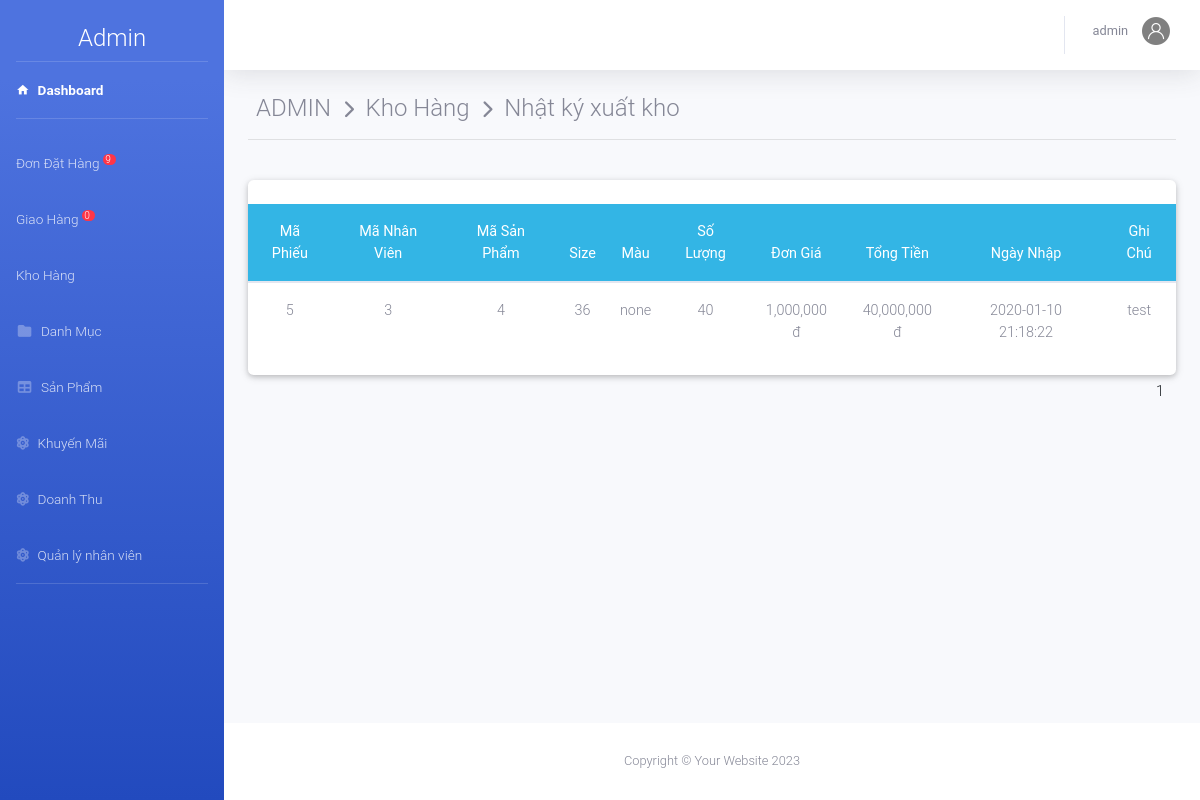
Page /Faship/admin/index.php?action=kho&view=nhatkyx (signed in) on the committed database.
### tables this page shows
CREATE TABLE `phieuxuat` (
  `MaPX` int(11) NOT NULL,
  `MaNV` int(11) NOT NULL,
  `MaSP` int(11) NOT NULL,
  `Mau` varchar(100) NOT NULL,
  `Size` varchar(50) NOT NULL,
  `SoLuong` int(11) NOT NULL,
  `DonGia` decimal(10,0) NOT NULL,
  `TongTien` decimal(10,0) NOT NULL,
  `Note` varchar(500) NOT NULL,
  `NgayXuat` datetime NOT NULL DEFAULT current_timestamp()
);

### Faship/admin/kho/nhapkyxuat.php (the view, shortened to what this page needs)
<?php
    if(isset($_GET['trang'])){
        $trang=$_GET['trang'];
    }
    else{ $trang=1;}
    $from =($trang-1)*30;
	$sql="select * from phieuxuat Order by NgayXuat DESC limit $from,20";
	$rs=mysqli_query($conn,$sql);
?>
<div class="container-fluid">
    <div class="page-header">
        <h4 class="page-title">
             ADMIN &#160;<i class="fas fa-chevron-right" style="font-size: 18px"></i>&#160; Kho Hàng &#160;<i
                class="fas fa-chevron-right" style="font-size: 18px"></i>&#160; Nhật ký xuất kho
        </h4>
    </div>
    <hr><br>
    <div class="row">
        <div class="col-md-12 grid-margin stretch-card">
            <div class="card">
                <br>
                <table class="table table-hover  text-center ">
                    <thead class="badge-info">
                        <tr>
                            <th>Mã Phiếu</th>
                            <th>Mã Nhân Viên</th>
                            <th>Mã Sản Phẩm</th>
                            <th>Size</th>
                            <th>Màu</th>
                            <th>Số Lượng</th>
                            <th>Đơn Giá</th>
                            <th>Tổng Tiền</th>
                            <th>Ngày Nhập</th>
                            <th>Ghi Chú</th>
                        </tr>
                    </thead>
                    <tbody>
                        <?php
				 	while ($row=mysqli_fetch_array($rs)) { ?>
                        <tr>
                            <td><?php echo $row['MaPX']; ?></td>
                            <td><?php echo $row['MaNV']; ?></td>
                            <td><?php echo $row['MaSP']; ?></td>
                            <td><?php echo $row['Size']; ?></td>
                            <td><?php echo $row['Mau']; ?></td>
                            <td><?php echo $row['SoLuong']; ?></td>
                            <td><?php echo number_format($row['DonGia']).' đ'; ?></td>
                            <td><?php echo number_format($row['TongTien']).' đ'; ?></td>
                            <td><?php echo $row['NgayXuat']; ?></td>
                            <td><?php echo $row['Note']; ?></td>
                        </tr>
                        <?php	} ?>
                    </tbody>
                </table>
            </div>
        </div>
    </div>
    <div class="row m-auto">
        <?php
					$ds_spn1b="select * from phieuxuat Order by NgayXuat DESC";
		            $query_dssp2=mysqli_query($conn,$ds_spn1b);
		            $sosp=mysqli_num_rows($query_dssp2);
		            $sotrang = ceil($sosp/30); ?>
        <ul class="pagination justify-content-center">
            <?php for($x=1;$x<=$sotrang;$x++){ ?>
            <li class="page-item">
                <a class="page-link "
                    href="index.php?action=kho&view=nhatkyx&trang=<?php echo $x ?>"><?php echo $x ;?></a>
            </li>
            <?php
						      } ?>
        </ul>
    </div>
</div>

### rows in the picture
phieuxuat: MaPX "5", MaNV "3", MaSP "4", Size "36", Mau "none", SoLuong "40", DonGia "1,000,000", TongTien "40,000,000", NgayXuat "2020-01-10 21:18:22", Note "test"

### other values in the picture
$dem "9"
$dem "0"
$nv['TenNV'] "admin"
